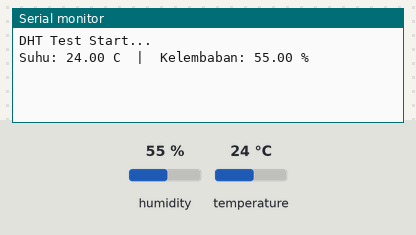
Simulated run of this sketch. Board: Arduino Uno, built with avr-gcc and run on an emulated ATmega328P. Parts: the last lines printed to the serial monitor. Inputs (shaded band) come from the test bench; at power-on: humidity 55 %, temperature 24 °C.

Above: at 2.2 s.
2.3 s: humidity set to 22 %
At 3.9 s:
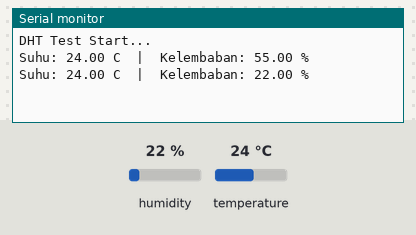
5.0 s: temperature set to 12 °C
At 6.3 s:
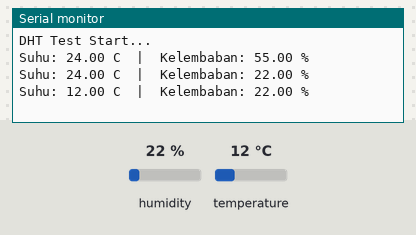
7.7 s: humidity set to 40 %
At 10.0 s:
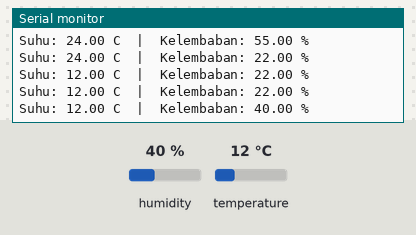
Timing chart, 0 to 11.5 s (numbered marks = the images above; inputs shaded):
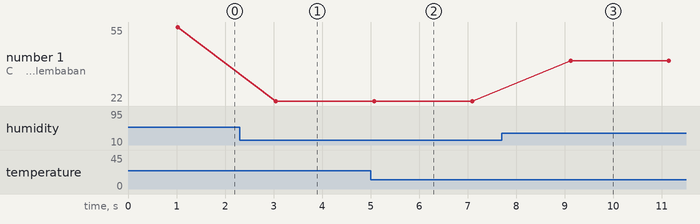

The sketch:

test_dht.ino
```cpp
#include <DHT.h>

#define DHT_PIN   A0   // kalau kabel DATA memang di A0
#define DHT_TYPE  DHT11   // ganti DHT22 jika pakai DHT22

DHT dht(DHT_PIN, DHT_TYPE);

void setup() {
    Serial.begin(9600);
    dht.begin();
    Serial.println("DHT Test Start...");
    delay(1000);
}

void loop() {
    float suhu       = dht.readTemperature();
    float kelembaban = dht.readHumidity();

    if (isnan(suhu) || isnan(kelembaban)) {
        Serial.println("ERROR: Gagal baca sensor! Cek wiring.");
    } else {
        Serial.print("Suhu: ");    Serial.print(suhu);    Serial.print(" C  |  ");
        Serial.print("Kelembaban: "); Serial.print(kelembaban); Serial.println(" %");
    }

    delay(2000);
}
```

Measured:
- after the input at 2.3 s, the serial monitor: prints a new line after 0.75 s (image 1)
- after the input at 5.0 s, the serial monitor: prints a new line after 0.07 s (image 2)
- after the input at 7.7 s, the serial monitor: prints a new line after 1.4 s (image 3)
- plotted number 1: 55 → 22 after the input at 2.3 s, 22 → 40 after the input at 7.7 s
